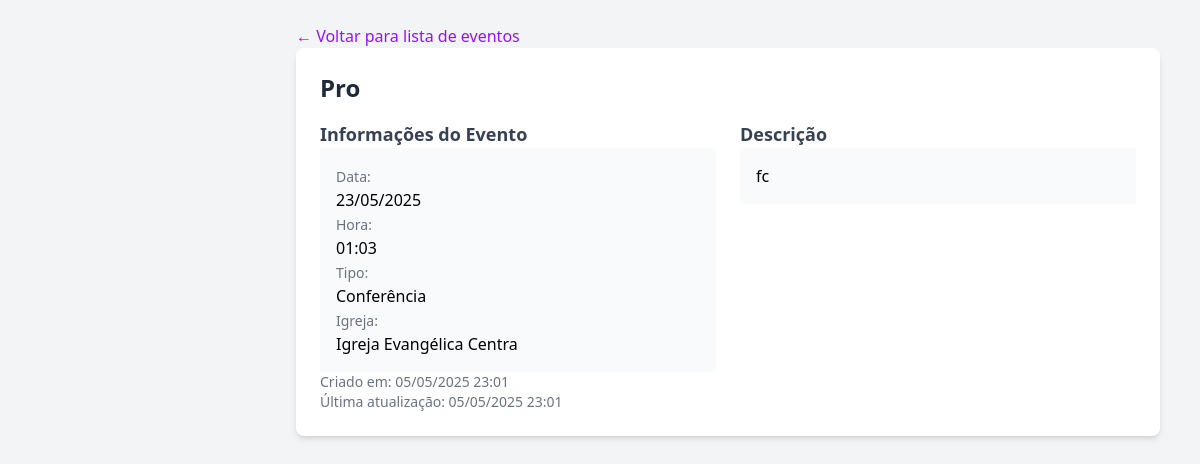
/eventos/1/, run on the app's committed database.
### events/models.py (models this page shows, shortened)
class Event(models.Model):
    EVENT_TYPE_CHOICES = [
        ("atividade", "Atividade"),
        ("conferencia", "Conferência"),
        ("culto", "Culto"),
        ("especial", "Especial"),
        ("estudo", "Estudo"),
        ("reuniao", "Reunião"),
        ("outro", "Outro"),
    ]
    title = models.CharField(max_length=255, verbose_name="Título")
    date = models.DateField(verbose_name="Data")
    time = models.TimeField(blank=True, null=True, verbose_name="Hora")
    description = models.TextField(blank=True, null=True, verbose_name="Descrição")
    events_type = models.CharField(max_length=50, choices=EVENT_TYPE_CHOICES, blank=True, null=True, verbose_name="Tipo de Evento")
    church = models.ForeignKey(Church, on_delete=models.CASCADE, related_name="events", verbose_name="Igreja")
    created_at = models.DateTimeField(auto_now_add=True, verbose_name="Criado em")
    updated_at = models.DateTimeField(auto_now=True, verbose_name="Atualizado em")
    class Meta:
        verbose_name = "Evento"
        verbose_name_plural = "Eventos"
        ordering = ["date", "time"]

### churches/models.py (models this page shows, shortened)
class Church(models.Model):
    TYPE_CHOICES = [
        ('sede', 'Sede'),
        ('filial', 'Filial'),
    ]
    name = models.CharField(max_length=255, verbose_name="Nome")
    address = models.TextField(blank=True, null=True, verbose_name="Endereço")
    phone = models.CharField(max_length=20, blank=True, null=True, verbose_name="Telefone")
    email = models.EmailField(blank=True, null=True, verbose_name="Email")
    founded_date = models.DateField(blank=True, null=True, verbose_name="Data de Fundação")
    schedule = models.TextField(blank=True, null=True, verbose_name="Horários")
    church_type = models.CharField(max_length=10, choices=TYPE_CHOICES, blank=True, null=True, verbose_name="Tipo")
    description = models.TextField(blank=True, null=True, verbose_name="Descrição")
    created_at = models.DateTimeField(auto_now_add=True, verbose_name="Criado em")
    updated_at = models.DateTimeField(auto_now=True, verbose_name="Atualizado em")
    class Meta:
        verbose_name = "Igreja"
        verbose_name_plural = "Igrejas"
        ordering = ["name"]

### events/views.py (the view)
# urls.py: path('<int:pk>/', views.event_detail, name='event_detail'),
def event_detail(request, pk):
    event = get_object_or_404(Event, pk=pk)
    return render(request, 'events/event_detail.html', {
        'event': event,
        'active_menu': 'events',
    })

### events/templates/events/event_detail.html (shortened to what this page needs)
{% extends 'core/base.html' %}
{% load static %}
{% block content %}
<div class="container mx-auto px-4 py-6">
    <div class="mb-6">
        <a href="{% url 'events:event_list' %}" class="text-purple-600 hover:text-purple-700">
            &larr; Voltar para lista de eventos
        </a>
    </div>
    <div class="bg-white shadow-md rounded-lg overflow-hidden mb-6">
        <div class="p-6">
            <div class="flex justify-between items-start">
                <h1 class="text-2xl font-bold text-gray-800 mb-4">{{ event.title }}</h1>
                <div class="flex space-x-2">
                    <a href="{% url 'events:event_update' event.pk %}" class="bg-indigo-600 hover:bg-indigo-700 text-white font-bold py-2 px-4 rounded">
                    </a>
                    <a href="{% url 'events:event_delete' event.pk %}" class="bg-red-600 hover:bg-red-700 text-white font-bold py-2 px-4 rounded">
                    </a>
                </div>
            </div>
            <div class="grid grid-cols-1 md:grid-cols-2 gap-6 mt-4">
                <div>
                    <h2 class="text-lg font-semibold text-gray-700 mb-2">Informações do Evento</h2>
                    <div class="bg-gray-50 p-4 rounded">
                        <div class="mb-3">
                            <span class="text-sm text-gray-500">Data:</span>
                            <p class="font-medium">{{ event.date|date:"d/m/Y" }}</p>
                        </div>
                        <div class="mb-3">
                            <span class="text-sm text-gray-500">Hora:</span>
                            <p class="font-medium">{{ event.time|time:"H:i"|default:"Não especificada" }}</p>
                        </div>
                        <div class="mb-3">
                            <span class="text-sm text-gray-500">Tipo:</span>
                            <p class="font-medium">{{ event.get_events_type_display|default:"Não especificado" }}</p>
                        </div>
                        <div class="mb-3">
                            <span class="text-sm text-gray-500">Igreja:</span>
                            <p class="font-medium">{{ event.church.name }}</p>
                        </div>
                    </div>
                </div>
                <div>
                    <h2 class="text-lg font-semibold text-gray-700 mb-2">Descrição</h2>
                    <div class="bg-gray-50 p-4 rounded">
                        <p class="whitespace-pre-line">{{ event.description|default:"Sem descrição" }}</p>
                    </div>
                </div>
            </div>
            <div class="mt-6 text-sm text-gray-500">
                <p>Criado em: {{ event.created_at|date:"d/m/Y H:i" }}</p>
                <p>Última atualização: {{ event.updated_at|date:"d/m/Y H:i" }}</p>
            </div>
        </div>
    </div>
</div>
{% endblock %}

### data on the page
Event: title "Pro", date "23/05/2025", time "01:03", events_type "Conferência", church.name "Igreja Evangélica Centra", description "fc", created_at "05/05/2025 23:01", updated_at "05/05/2025 23:01"
